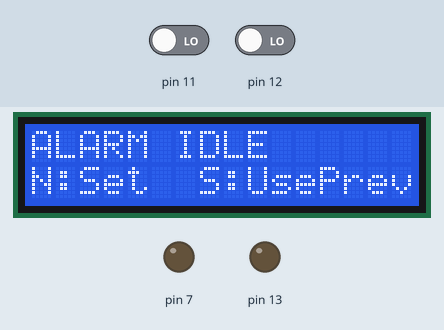
A program run on a simulated Arduino Uno, built with avr-gcc and run on an emulated ATmega328P. On the bench: 16×2 character LCD, output pins drawn as LEDs (lit = HIGH). The test bench sets the inputs (shaded band); at power-on: pin 12 LOW, pin 11 LOW.

Above: at 1.2 s.
1.3 s: pin 12 driven HIGH
At 1.6 s:
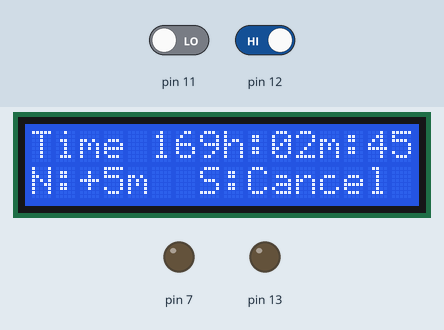
4.3 s: pin 11 driven HIGH
At 5.6 s:
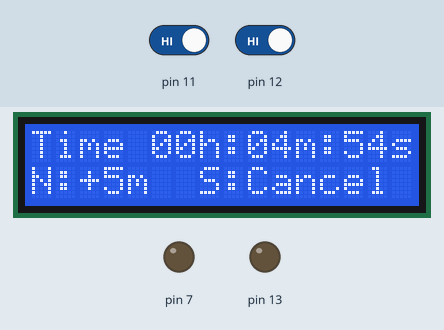
Timing chart, 0 to 7.3 s (numbered marks = the images above; inputs shaded):
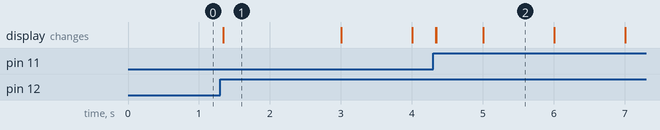

Measured:
- after the input at 1.3 s, the display: changes at once (image 1)
- after the input at 4.3 s, the display: first differs from a run without the input at once (image 2 shows a later state)
- what the display in image 1 shows lasts 1.7 s, from 1.3 s to 3.0 s
- what the display in image 2 shows lasts 1.0 s, from 5.0 s to 6.0 s

The program:

main.cpp
```cpp
#include <Arduino.h>
#include <LiquidCrystal.h>
#include <templates.h>

// Global Values
namespace pin
{
    constexpr uint8_t motorLeft = 13;
    constexpr uint8_t motorRight = 7;
    constexpr uint8_t lcdEnable = 8;
    constexpr uint8_t lcdRegSel = 6;
    constexpr uint8_t lcdDb4 = 2;
    constexpr uint8_t lcdDb5 = 3;
    constexpr uint8_t lcdDb6 = 4;
    constexpr uint8_t lcdDb7 = 5;
    constexpr uint8_t buttonSel = 12;
    constexpr uint8_t buttonNav = 11;
    constexpr uint8_t distTrig = 10;
    constexpr uint8_t distEcho = 9;
}
LiquidCrystal lcd(pin::lcdRegSel, pin::lcdEnable,
                  pin::lcdDb4, pin::lcdDb5, pin::lcdDb6, pin::lcdDb7);


constexpr uint8_t LCD_WIDTH = 16;
// ms conversions
constexpr uint32_t HOUR = 3600000;
constexpr uint16_t MINUTE = 60000;
constexpr uint16_t SECOND = 1000;

// Classes
enum class Mode
{
    Idle,
    SetMenu,
    AlarmSet,
    AlarmActive
};

enum class SetMenuIndex
{
    Hour,
    Minute,
    Back,
    Set,
    Count // Sentinel value, do not use
};

struct Time
{
    static constexpr uint32_t HOUR = 3600000;
    static constexpr uint16_t MINUTE = 60000;
    static constexpr uint16_t SECOND = 1000;

    uint8_t hours;
    uint8_t minutes;
    uint8_t seconds;

    Time(unsigned long timeMs)
    {
        hours = (timeMs / HOUR);
        minutes = (timeMs / MINUTE) % 60;
        seconds = (timeMs / SECOND) % 60;
    }

    unsigned long toMs()
    {
        return hours * HOUR + minutes * 1UL * MINUTE + seconds * 1UL * SECOND;
    }
};

// Functions
void handleSetMenu(bool nav, bool sel);
SetMenuIndex nextMenuIndex(SetMenuIndex current);
bool checkButtonPress(uint8_t pin);
void updateMode(Mode newMode);

// State
Mode currentMode = Mode::Idle;
bool systemUpdate = true;
unsigned long alarmSetTime = 0;
unsigned long alarmDuration = 0;
SetMenuIndex currentMenuItem = SetMenuIndex::Hour;

void setup()
{
    Serial.begin(9600);

    pinMode(pin::motorLeft, OUTPUT);
    pinMode(pin::motorRight, OUTPUT);
    pinMode(pin::buttonSel, INPUT);
    pinMode(pin::buttonNav, INPUT);
    pinMode(pin::distTrig, OUTPUT);
    pinMode(pin::distEcho, INPUT);

    lcd.begin(16, 2);
}

void loop()
{
    bool navButtonTrig = checkButtonPress<pin::buttonNav>();
    bool selButtonTrig = checkButtonPress<pin::buttonSel>();

    if ((navButtonTrig || selButtonTrig) ||                             // Update on button press
       ( currentMode == Mode::AlarmSet && millis() % Time::SECOND == 0) // Update every second when alarm set
    )
        systemUpdate = true;

    if (!systemUpdate)
        return;
    systemUpdate = false;

    lcd.clear();
    lcd.setCursor(0, 0);

    switch (currentMode)
    {
        case Mode::Idle:
        {
            // Screen updates
            lcd.print("ALARM IDLE");
            lcd.setCursor(0, 1);
            lcd.print("N:Set  S:UsePrev");

            // Interactions
            if (navButtonTrig)
                updateMode(Mode::SetMenu);
            if (selButtonTrig)
                updateMode(Mode::AlarmSet);
            break;
        }
        case Mode::SetMenu:
        {
            handleSetMenu(navButtonTrig, selButtonTrig);
            break;
        }
        case Mode::AlarmSet:
        {
            Time timeLeft(alarmSetTime + alarmDuration - millis());

            // Screen updates
            char buffer[LCD_WIDTH + 1];
            snprintf(buffer, sizeof(buffer), "Time %02dh:%02dm:%02ds", timeLeft.hours, timeLeft.minutes, timeLeft.seconds);
            lcd.print(buffer);
            lcd.setCursor(0, 2);
            lcd.print("N:+5m  S:Cancel");

            // Interactions
            if (navButtonTrig)
            {
                alarmDuration += 5 * 1UL * Time::MINUTE;
                systemUpdate = true;
            }
            if (selButtonTrig)
            {
                updateMode(Mode::Idle);
                systemUpdate = true;
            }
            break;
        }
        case Mode::AlarmActive:
        {
            break;
        }
    }
}

void setAlarm(unsigned long duration)
{
    alarmSetTime = millis();
    alarmDuration = duration;
    updateMode(Mode::AlarmSet);
}

void cancelAlarm()
{
    alarmSetTime = 0;
    // Alarm duration remains unchanged to reuse on next open
    currentMode = Mode::Idle;
}

SetMenuIndex nextMenuIndex(SetMenuIndex current)
{
    return static_cast<SetMenuIndex>((static_cast<int>(current) + 1) % static_cast<int>(SetMenuIndex::Count));
}

void handleSetMenu(bool nav, bool sel)
{
    Time currentDuration(alarmDuration);

    // Screen updates
    char buffer[LCD_WIDTH + 1];
    snprintf(buffer, sizeof(buffer), "%02dh:%02dm Back Set", currentDuration.hours, currentDuration.minutes);
    lcd.print(buffer);

    lcd.setCursor(0,1);
    lcd.print("N:Move  S:Action");

    // Interactions
    if (nav)
        currentMenuItem = nextMenuIndex(currentMenuItem);

    switch (currentMenuItem)
    {
        case SetMenuIndex::Hour:
        {
            lcd.setCursor(0, 0);
            // Add 1 hour
            if (sel)
            {
                currentDuration.hours = (currentDuration.hours + 1) % 24;
                alarmDuration = currentDuration.toMs();
                systemUpdate = true;
            }
            break;
        }
        case SetMenuIndex::Minute:
        {
            lcd.setCursor(4, 0);
            // Add 5 minutes
            if (sel)
            {
                currentDuration.minutes = (currentDuration.minutes + 5) % 60;
                alarmDuration = currentDuration.toMs();
                systemUpdate = true;
            }
            break;
        }
        case SetMenuIndex::Back:
        {
            lcd.setCursor(8, 0);
            if (sel)
                updateMode(Mode::Idle);
            break;
        }
        case SetMenuIndex::Set:
        {
            lcd.setCursor(13, 0);
            if (sel)
                setAlarm(alarmDuration);
            break;
        }
        case SetMenuIndex::Count:
        {
            Serial.write("Control reached invalid switch case.");
            break;
        }
    }
}

void updateMode(Mode newMode)
{
    // Mode-specific system changes
    if (newMode == Mode::SetMenu)
        lcd.cursor();
    if (currentMode == Mode::SetMenu)
        lcd.noCursor();

    systemUpdate = true;
    currentMode = newMode;
}
```

templates.h
```cpp
#include <Arduino.h>
/**
 * @brief Returns true for 1 clock cycle after a button press.
 *
 * @tparam PIN Button pin to monitor
 * @return true Button has been triggered.
 * @return false Waiting for next trigger.
 */
template <uint8_t PIN>
bool checkButtonPress()
{
    constexpr uint8_t DEBOUNCE_TIME = 30;

    static bool lastState = false;
    static uint32_t lastStateChange = 0;
    static bool triggerSent = false;

    bool currentButtonState = digitalRead(PIN);

    // On state change
    if (currentButtonState != lastState)
    {
        lastStateChange = millis();
        lastState = currentButtonState;
    }

    if (millis() - lastStateChange >= DEBOUNCE_TIME)
    {
        // Bouncing is finished, read values are real
        if (currentButtonState == LOW)
            triggerSent = false;
        else if (!triggerSent)
        {
            triggerSent = true;
            return true;
        }
    }
    return false;
}
```
